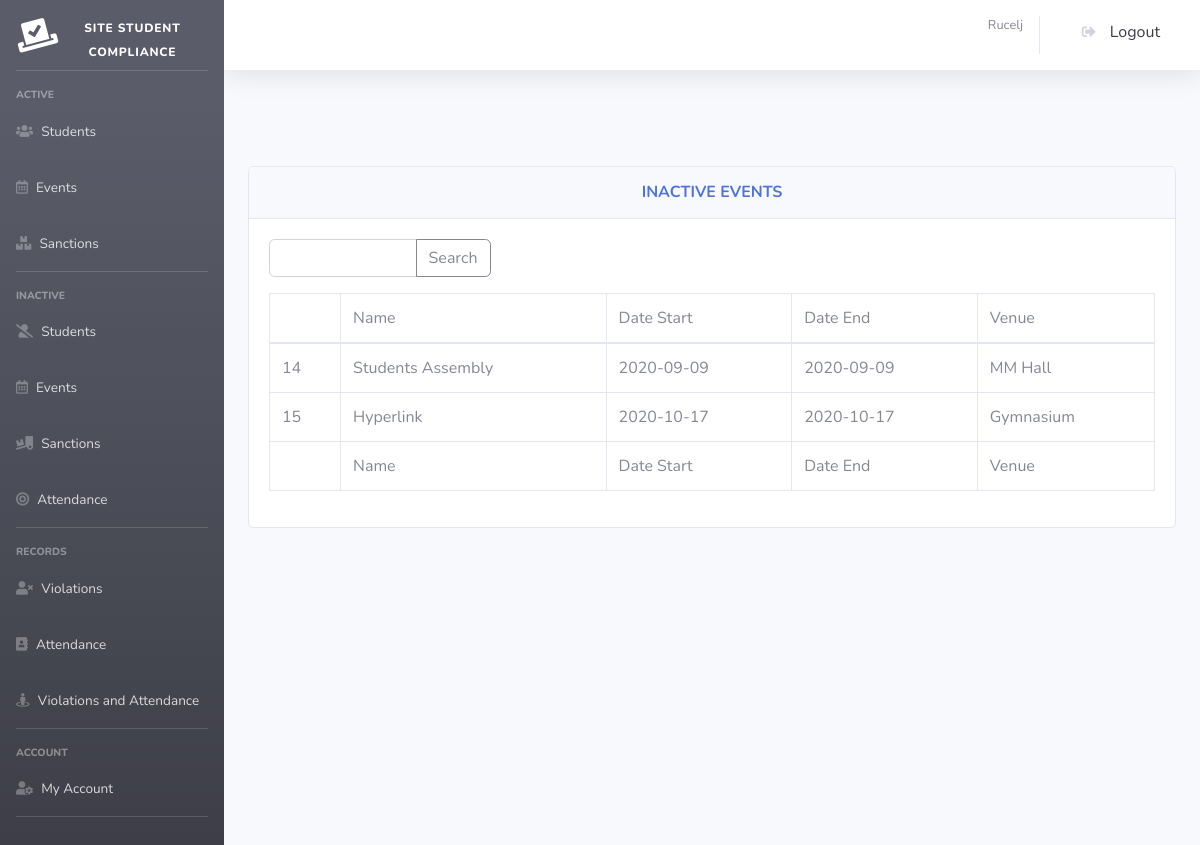
The page /events_inactive_manage.php (signed in) on the database its author committed.
### tables this page shows
CREATE TABLE `events` (
  `event_id` int(11) NOT NULL,
  `event_name` text NOT NULL,
  `e_date` text NOT NULL,
  `e_end` text NOT NULL,
  `venue` text NOT NULL,
  `status` int(11) NOT NULL,
  `auto_absent` int(11) NOT NULL
);

### perfect_function.php (called while the page is built, shortened)
<?php
function getConnection()
{
	$servername = "localhost";
	$username = "root";
	$password = "";
	$dbname = "xx";
	$conn = new mysqli($servername, $username, $password, $dbname);
	return $conn;
}
function get_where_custom($table_name, $column, $value)
{
	$conn = getConnection();
	$sql = "SELECT * FROM $table_name where ".$column."='".$value."'";
	$result = $conn->query($sql);
	return $result;
}
?>

### events_inactive_manage.php (the view, shortened to what this page needs)
<?php
include "header.php";
include "perfect_function.php";
?>
<div align=center>
<br>
<br><br>
<div class="card w-100">
            <div class="card-header py-3">
              <h6 class="m-0 font-weight-bold text-primary">INACTIVE EVENTS</h6>
            </div>
            <div class="card-body">
            <form method="post" action="event_inactive_search.php">
                    <div class="input-group mb-3 w-25" style="float: left;">
                        <input type="text" class="form-control" placeholder="" name="search" autocomplete="off" required>
                        <div class="input-group-append">
                            <button class="btn btn-outline-secondary" type="submit" id="button-addon2">Search</button>
                        </div>
                        </div>
                </form>
              <div class="table-responsive">
                <table class="table table-bordered" id="dataTable" width="100%" cellspacing="0">
    <thead>
    <tr>
        <td>&nbsp;</td>
        <td>Name</td>
        <td>Date Start</td>
        <td>Date End</td>
        <td>Venue</td>
    </tr>
    </thead>
    <tfoot>
    <tr>
        <td>&nbsp;</td>
        <td>Name</td>
        <td>Date Start</td>
        <td>Date End</td>
        <td>Venue</td>
    </tr>
    </tfoot>
    <tbody>
    <?php
        $table_name="events";
        $column = "status";
        $condition=1;
        $get_userData = get_where_custom($table_name, $column, $condition);
        foreach ($get_userData as $key => $row) {
            $event_id=$row['event_id'];
            $event_name=$row['event_name'];
            $date=$row['e_date'];
            $end=$row['e_end'];
            $venue=$row['venue'];
    ?>
    <tr>
        <td><?= $event_id ?></td>
        <td><?= $event_name ?></td>
        <td><?= $date ?></td>
        <td><?= $end ?></td>
        <td><?= $venue ?></td>
    </tr>
        <?php   }   ?>
    </tbody>
</table>
</div>
</div>
</div>

### rows shown on the page
events: event_id "14", event_name "Students Assembly", e_date "2020-09-09", e_end "2020-09-09", venue "MM Hall"
events: event_id "15", event_name "Hyperlink", e_date "2020-10-17", e_end "2020-10-17", venue "Gymnasium"

### other values the page prints
$_SESSION['firstlast'] "Rucelj"
